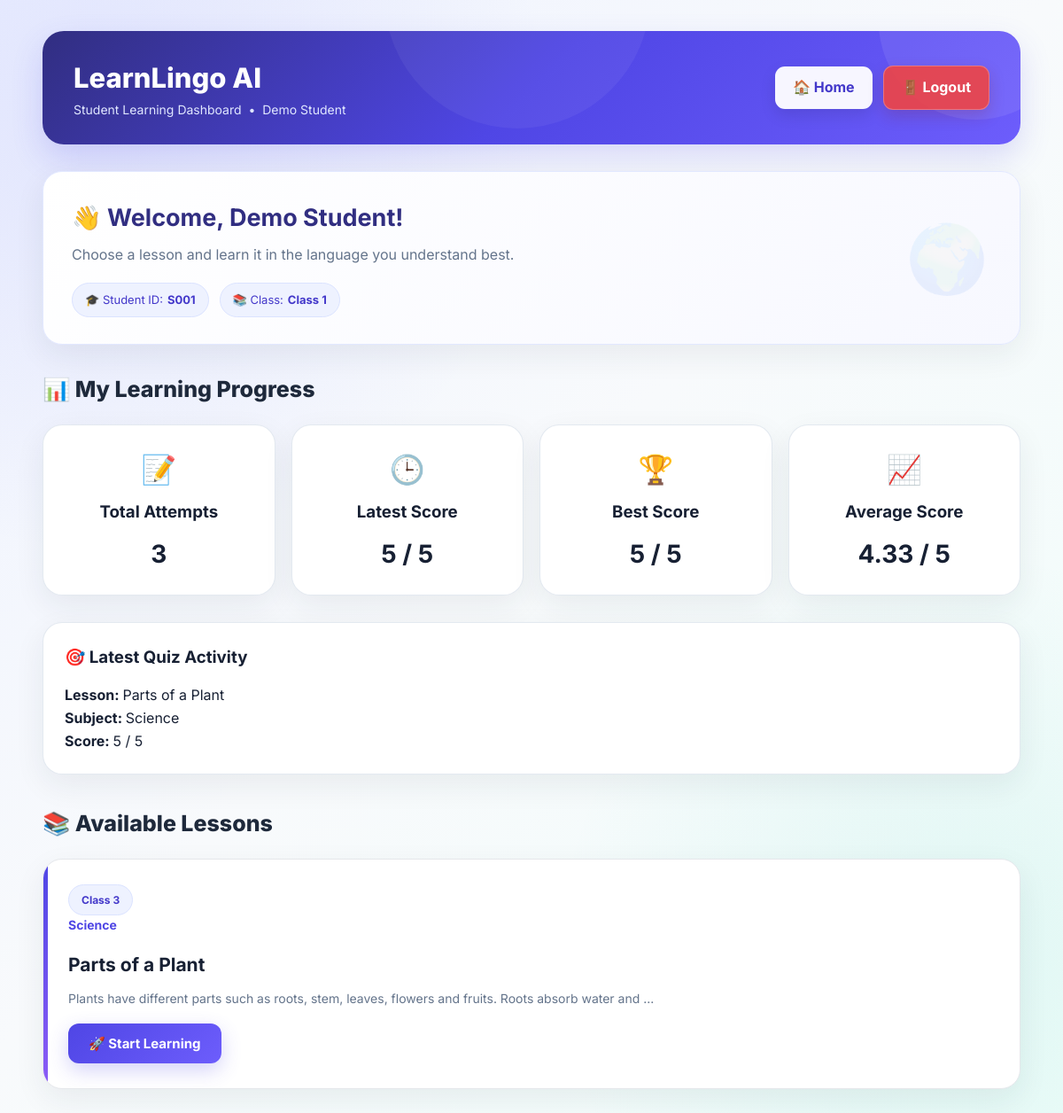
/student (signed in), run on the app's committed database.
### tables this page shows
CREATE TABLE quiz_attempts (

            id INTEGER PRIMARY KEY AUTOINCREMENT,

            student_id TEXT NOT NULL,

            lesson_id INTEGER NOT NULL,

            score INTEGER NOT NULL,

            total_questions INTEGER NOT NULL,

            attempted_at DATETIME DEFAULT CURRENT_TIMESTAMP

        );

CREATE TABLE lessons (
            id INTEGER PRIMARY KEY AUTOINCREMENT,
            class_name TEXT NOT NULL,
            subject TEXT NOT NULL,
            title TEXT NOT NULL,
            content TEXT NOT NULL
        , teacher_id TEXT);

### app.py (the view)
@app.route(
    "/student"
)
def student():
    if (
        session.get(
            "user_type"
        )
        !=
        "student"
    ):
        return redirect(
            url_for(
                "student_login"
            )
        )
    connection = (
        get_db_connection()
    )
    lessons = connection.execute(
        """
        SELECT *
        FROM lessons
        ORDER BY
            class_name,
            subject,
            title
        """
    ).fetchall()
    student_id = session.get(
        "student_id"
    )
    progress = connection.execute(
        """
        SELECT
            COUNT(*) AS attempts,
            COALESCE(MAX(score), 0) AS best_score,
            COALESCE(ROUND(AVG(score), 2), 0) AS average_score
        FROM quiz_attempts
        WHERE student_id = ?
        """,
        (
            student_id,
        )
    ).fetchone()
    latest_attempt = connection.execute(
        """
        SELECT
            qa.id,
            qa.lesson_id,
            qa.score,
            qa.total_questions,
            qa.attempted_at,
            l.title AS lesson_title,
            l.subject AS subject
        FROM quiz_attempts qa
        LEFT JOIN lessons l
            ON l.id = qa.lesson_id
        WHERE qa.student_id = ?
        ORDER BY qa.id DESC
        LIMIT 1
        """,
        (
            student_id,
        )
    ).fetchone()
    connection.close()
    return render_template(
        "student.html",
        lessons=lessons,
        student_name=session.get(
            "student_name"
        ),
        student_id=student_id,
        student_class=session.get(
            "student_class"
        ),
        attempts=(
            progress["attempts"]
            if progress
            else 0
        ),
        best_score=(
            progress["best_score"]
            if progress
            else 0
        ),
        average_score=(
            progress["average_score"]
            if progress
            else 0
        ),
        latest_attempt=latest_attempt
    )

### app.py (called while the page is built)
def get_db_connection():
    connection = sqlite3.connect(
        DATABASE
    )
    connection.row_factory = (
        sqlite3.Row
    )
    return connection

### templates/student.html (shortened to what this page needs)
<!DOCTYPE html>
<html lang="en">
<head>
    <link
        rel="stylesheet"
        href="{{ url_for('static', filename='style.css') }}"
    >
</head>
<body>
<div class="student-dashboard">
    <div class="dashboard-header">
        <div>
            <h1>
                LearnLingo AI
            </h1>
            <p>
                Student Learning Dashboard
                &nbsp;•&nbsp;
                {{ student_name }}
            </p>
        </div>
        <div class="header-actions">
            <a
                href="{{ url_for('home') }}"
                class="back-button"
            >
                🏠 Home
            </a>
            <a
                href="{{ url_for('logout') }}"
                class="logout-button"
            >
                🚪 Logout
            </a>
        </div>
    </div>
    <div class="welcome-card">
        <h2>
            👋 Welcome, {{ student_name }}!
        </h2>
        <p>
            Choose a lesson and learn it in the
            language you understand best.
        </p>
        <div class="student-info">
            <span class="student-info-item">
                🎓 Student ID:
                <strong>
                    {{ student_id }}
                </strong>
            </span>
            <span class="student-info-item">
                📚 Class:
                <strong>
                    {{ student_class }}
                </strong>
            </span>
        </div>
    </div>
    <h2 class="section-title">
        📊 My Learning Progress
    </h2>
    <div
        style="
            display: grid;
            grid-template-columns:
                repeat(auto-fit, minmax(180px, 1fr));
            gap: 18px;
            margin-bottom: 30px;
        "
    >
        <div
            class="card"
            style="
                text-align: center;
                padding: 24px;
            "
        >
            <div
                style="
                    font-size: 32px;
                    margin-bottom: 8px;
                "
            >
                📝
            </div>
            <h3>
                Total Attempts
            </h3>
            <p
                style="
                    font-size: 28px;
                    font-weight: 700;
                    margin-top: 10px;
                "
            >
                {{ attempts }}
            </p>
        </div>
        <div
            class="card"
            style="
                text-align: center;
                padding: 24px;
            "
        >
            <div
                style="
                    font-size: 32px;
                    margin-bottom: 8px;
                "
            >
                🕒
            </div>
            <h3>
                Latest Score
            </h3>
            <p
                style="
                    font-size: 28px;
                    font-weight: 700;
                    margin-top: 10px;
                "
            >
                {% if latest_attempt %}
                    {{ latest_attempt["score"] }}
                    /
                    {{ latest_attempt["total_questions"] }}
                {% else %}
                    -
                {% endif %}
            </p>
        </div>
        <div
            class="card"
            style="
                text-align: center;
                padding: 24px;
            "
        >
            <div
                style="
                    font-size: 32px;
                    margin-bottom: 8px;
                "
            >
                🏆
            </div>
            <h3>
                Best Score
            </h3>
            <p
                style="
                    font-size: 28px;
                    font-weight: 700;
                    margin-top: 10px;
                "
            >
                {% if attempts > 0 %}
                    {{ best_score }} / 5
                {% else %}
                    -
                {% endif %}
            </p>
        </div>
        <div
            class="card"
            style="
                text-align: center;
                padding: 24px;
            "
        >
            <div
                style="
                    font-size: 32px;
                    margin-bottom: 8px;
                "
            >
                📈
            </div>
            <h3>
                Average Score
            </h3>
            <p
                style="
                    font-size: 28px;
                    font-weight: 700;
                    margin-top: 10px;
                "
            >
                {% if attempts > 0 %}
                    {{ average_score }} / 5
                {% else %}
                    -
                {% endif %}
            </p>
        </div>
    </div>
    {% if latest_attempt %}
        <div
            class="card"
            style="
                margin-bottom: 35px;
                padding: 24px;
            "
        >
            <h3
                style="
                    margin-bottom: 15px;
                "
            >
                🎯 Latest Quiz Activity
            </h3>
            <p>
                <strong>
                    Lesson:
                </strong>
                {{ latest_attempt["lesson_title"] }}
            </p>
            <p>
                <strong>
                    Subject:
                </strong>
                {{ latest_attempt["subject"] }}
            </p>
            <p>
                <strong>
                    Score:
                </strong>
                {{ latest_attempt["score"] }}
                /
                {{ latest_attempt["total_questions"] }}
            </p>
        </div>
    {% endif %}
    <h2 class="section-title">
        📚 Available Lessons
    </h2>
    <div class="student-lessons">
        {% if lessons %}
            {% for lesson in lessons %}
                <div class="student-lesson-card">
                    <span class="lesson-class">
                        {{ lesson["class_name"] }}
                    </span>
                    <p class="subject-name">
                        {{ lesson["subject"] }}
                    </p>
                    <h2>
                        {{ lesson["title"] }}
                    </h2>
                    <p>
                        {{ lesson["content"][:100] }}
                        {% if lesson["content"]|length > 100 %}
                            ...
                        {% endif %}
                    </p>
                    <a
                        href="{{ url_for(
                            'view_lesson',
                            lesson_id=lesson['id']
                        ) }}"
                    >
                        <button type="button">
                            🚀 Start Learning
                        </button>
                    </a>
                </div>
            {% endfor %}
        {% endif %}
    </div>
</div>
</body>
</html>

### data on the page
quiz_attempts: score "5", total_questions "5"
lessons: lesson_title "Parts of a Plant", subject "Science", class_name "Class 3", title "Parts of a Plant", content "Plants have different parts such as roots, stem, leaves, flowers and fruits. Roots absorb water and"

### other printed values
{{ student_name }} "Demo Student"
{{ student_id }} "S001"
{{ student_class }} "Class 1"
{{ attempts }} "3"
{{ best_score }} "5"
{{ average_score }} "4.33"
